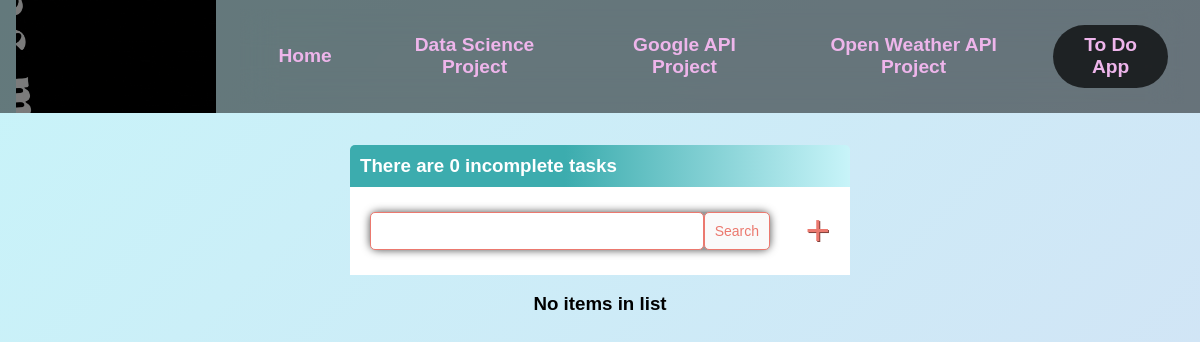
/to_do_app/, run on an earlier commit of the app's database.
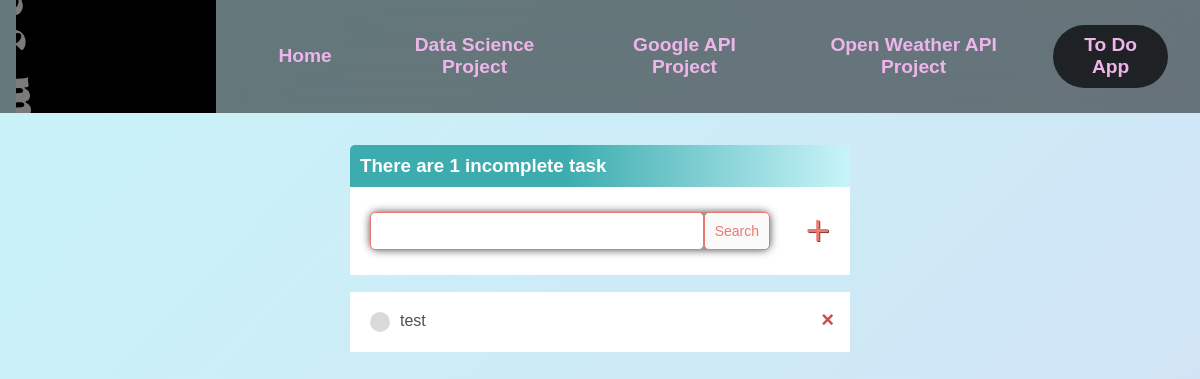
And on a later commit of the database.
### to_do_app/models.py (models this page shows)
class Task(models.Model):
    title = models.CharField(max_length=200, null=True, blank=True)
    description = models.TextField(null=True, blank=True)
    complete = models.BooleanField(default=False)
    created_at = models.DateTimeField(auto_now_add=True)
    updated_at = models.DateTimeField(auto_now=True)
    def __str__(self):
        return self.title
    class Meta:
        ordering = ["-created_at"]

### to_do_app/views.py (the view)
# urls.py: path('', TaskList.as_view(), name='tasks'),
class TaskList(ListView):
    model = Task
    context_object_name = 'tasks'
    def get_context_data(self, **kwargs):
        context = super(TaskList, self).get_context_data(**kwargs)
        context['count'] = context['tasks'].filter(complete=False).count()
        search_input = self.request.GET.get('search-area') or ''
        if search_input:
            context['tasks'] = context['tasks'].filter(title__icontains=search_input)
        context['search_input'] = search_input
        return context

### templates/to_do_app/task_list.html (shortened to what this page needs)
{% extends 'base.html' %}
{% load static %}
{% block extend_head %}
    <link rel="stylesheet" href="{% static 'css/to_do_app.css' %}" />
{% endblock %}
{% block content %}
<div class="align-center">
    <div class="header-bar" style="width:500px">
        <div>
            <h3 style="margin: 0">
            There are {{count}} incomplete task{{ count|pluralize:"s" }}
            </h3>
        </div>
    </div>
    <div class="align-center">
        <div id="search-add-wrapper" style="width:500px">
            <form method="GET" style="display: flex">
                <input type="text" name="search-area" value="{{search_input}}" />
                <input class="button" type="submit" value="Search" />
            </form>
            <a id="add-link" href="{% url 'to_do_app:task-create' %}">&#x2b;</a>
        </div>
    </div>
    <div id="tasklist" class="task-items-wrapper">
        {% for task in tasks %}
        <div class="task-wrapper" data-position="{{task.pk}}">
            <div class="task-title">
                {% if task.complete %}
                    <div class="task-complete-icon"></div>
                    <i><s><a href="{% url 'to_do_app:task-update' task.id %}">{{task}}</a></s></i>
                {% else %}
                    <div class="task-incomplete-icon"></div>
                    <a href="{% url 'to_do_app:task-update' task.id %}">{{task}}</a>
                {% endif %}
            </div>
            <div class="task-controls">
                <a class="delete-link" href="{% url 'to_do_app:task-delete' task.id %}">&#215;</a>
            </div>
        </div>
        {% empty %}
        <h3>No items in list</h3>
        {% endfor %}
    </div>
</div>
{% endblock content %}

What changed in the data, as far as the page shows it:
added Task: title "test"
Also different on the page:
{{ count }}: "0" → "1"
text no longer shown: "No items in list"
